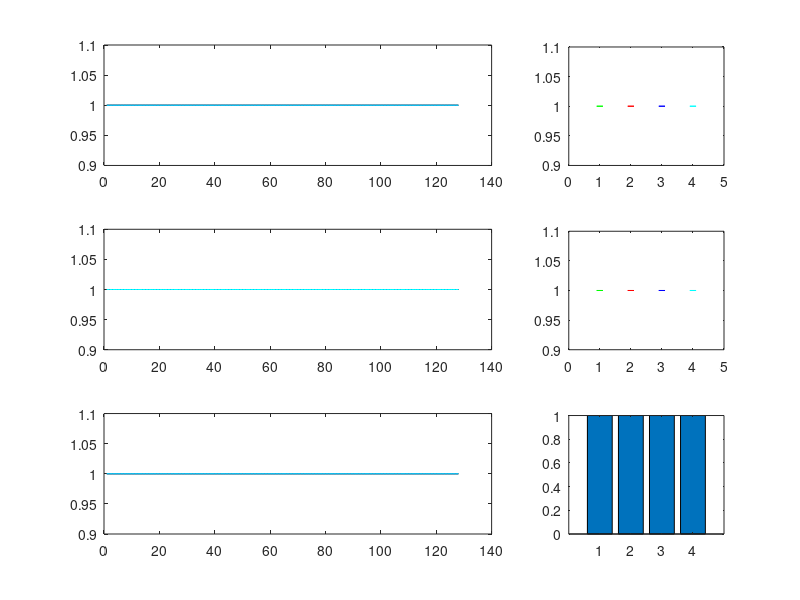

This figure's MATLAB source: (Note: this script raises an error after producing the figure.)
clear all
good_files = dir(fullfile('good','*.mat'));
bad_files = dir(fullfile('bad','*.mat'));
flat_files = dir(fullfile('flat','*.mat'));
rand_files = dir(fullfile('rand','*.mat'));

runs = 10;
steps = 128;


min_good_reward = 999; 
max_good_reward = 0; 
min_good_survival = 999;
max_good_survival = 0; 
min_good_FE = 0;   
max_good_FE = -999;
good_rewards = ones(runs, steps);
good_survivals = ones(runs, steps);
good_FE = ones(runs, steps);

min_flat_reward = 999;
max_flat_reward = 0;
min_flat_survival = 999;
max_flat_survival = 0;
min_flat_FE = 0;
max_flat_FE = -999;
flat_rewards = ones(runs, steps);
flat_survivals = ones(runs, steps);
flat_FE = ones(runs, steps);

min_bad_reward = 999;
max_bad_reward = 0;
min_bad_survival = 999;
max_bad_survival = 0;
min_bad_FE = 0;
max_bad_FE = -999;
bad_rewards = ones(runs, steps);
bad_survivals = ones(runs, steps);
bad_FE = ones(runs, steps);

min_rand_reward = 999;
max_rand_reward = 0;
min_rand_survival = 999;
max_rand_survival = 0;
min_rand_FE = 0;
max_rand_FE = -999;
rand_rewards = ones(runs, steps);
rand_survivals = ones(runs, steps);
rand_FE = ones(runs, steps);


for file = good_files'
   
    MDP = load(fullfile('good',file.name));
    
    delim = strsplit(file.name, '_');
    run = str2num(delim{1});
    i = delim{2};
    i = strsplit(i, '.');
    i = str2num(i{1});
    
    reward = MDP.reward;
    good_rewards(run, i) = reward;    

    survival = MDP.survival;
    good_survivals(run, i) = survival;
    
    FE = MDP.Full_Model_FE{end};
    good_FE(run, i) = FE;
        
end


for file = bad_files'
   
    MDP = load(fullfile('bad',file.name));
    
    delim = strsplit(file.name, '_');
    run = str2num(delim{1});
    i = delim{2};
    i = strsplit(i, '.');
    i = str2num(i{1});

    reward = MDP.reward;
    bad_rewards(run, i) = reward;
    
    survival = MDP.survival;
    bad_survivals(run, i) = survival;
 
    FE = MDP.Full_Model_FE{end};
    bad_FE(run, i) = FE;

        
end

for file = flat_files'
   
    MDP = load(fullfile('flat',file.name));
    delim = strsplit(file.name, '_');
    run = str2num(delim{1});
    i = delim{2};
    i = strsplit(i, '.');
    i = str2num(i{1});
    
    reward = MDP.reward;
    flat_rewards(run, i) = reward;

    survival = MDP.survival;
    flat_survivals(run, i) = survival;

    FE = MDP.Full_Model_FE{end};
    flat_FE(run, i) = FE;
end

for file = rand_files'
   
    MDP = load(fullfile('rand',file.name));
    
    delim = strsplit(file.name, '_');
    run = str2num(delim{1});
    i = delim{2};
    i = strsplit(i, '.');
    i = str2num(i{1});
    
    reward = MDP.reward;
    rand_rewards(run, i) = reward;

    survival = MDP.survival;
    rand_survivals(run, i) = survival;

    FE = MDP.Full_Model_FE{end};
    rand_FE(run, i) = FE;
    
end


mean_rews = ones(1,4);
err_rews = ones(1,4);
%for i = 1:length(good_rewards)   

% for i = runs  
%    mean_rews(1,1) = mean(good_rewards(:,i));
%    err_rews(1,1)  = std(good_rewards(:, i));
%    mean_rews(1,2) = mean(bad_rewards(:,i));
%    err_rews(1,2)  = std(bad_rewards(:, i));
%    mean_rews(1,3) = mean(flat_rewards(:,i));
%    err_rews(1,3)  = std(flat_rewards(:, i));
%    mean_rews(1,4) = mean(rand_rewards(:,i));
%    err_rews(1,4)  = std(rand_rewards(:, i));
%    
% end

hold on
subplot(3,3,[1 2]);
m_ = ones(length(good_rewards),1);
for ind = 1:steps
    m_good(ind) = mean(good_rewards(:,ind));
    m_bad(ind)  = mean(bad_rewards(:,ind));
    m_flat(ind) = mean(flat_rewards(:,ind));
    m_rand(ind) = mean(rand_rewards(:,ind));
    
    std_good(ind) = std(good_rewards(:,ind));
    std_bad(ind)  = std(bad_rewards(:,ind));
    std_flat(ind) = std(flat_rewards(:,ind));
    std_rand(ind) = std(rand_rewards(:,ind));
end

%errorbar(1:length(m_), m_, stderr, 'g');hold on;
plot(m_good, 'g');hold on;
plot(m_bad,  'r');hold on;
plot(m_flat, 'b');hold on;
plot(m_rand, 'c');hold on;
subplot(3,3,3);
errorbar(1, m_good(end), std_good(end), 'g');hold on;
errorbar(2, m_bad(end), std_bad(end), 'r');hold on;
errorbar(3, m_flat(end), std_flat(end), 'b');hold on;
errorbar(4, m_rand(end), std_rand(end), 'c');hold on;


hold on
subplot(3,3,[4 5]);
m_ = ones(length(good_survivals),1);
for ind = 1:steps
    m_good(ind) = mean(good_survivals(:,ind));
    m_bad(ind)  = mean(bad_survivals(:,ind));
    m_flat(ind) = mean(flat_survivals(:,ind));
    m_rand(ind) = mean(rand_survivals(:,ind));
    
    std_good(ind) = std(good_survivals(:,ind));
    std_bad(ind)  = std(bad_survivals(:,ind));
    std_flat(ind) = std(flat_survivals(:,ind));
    std_rand(ind) = std(rand_survivals(:,ind));
end

%errorbar(1:length(m_), m_, stderr, 'g');hold on;
plot(m_good, 'g');hold on;
plot(m_bad,  'r');hold on;
plot(m_flat, 'b');hold on;
plot(m_rand, 'c');hold on;
subplot(3,3,6);
errorbar(1, m_good(end), std_good(end), 'g');hold on;
errorbar(2, m_bad(end), std_bad(end), 'r');hold on;
errorbar(3, m_flat(end), std_flat(end), 'b');hold on;
errorbar(4, m_rand(end), std_rand(end), 'c');hold on;


hold on
subplot(3,3,[7 8]);
m_ = ones(length(good_FE),1);
for ind = 1:steps
    m_good(ind) = mean(good_FE(:,ind));
    m_bad(ind)  = mean(bad_FE(:,ind));
    m_flat(ind) = mean(flat_FE(:,ind));
    m_rand(ind) = mean(rand_FE(:,ind));
    
    std_good(ind) = std(good_FE(:,ind));
    std_bad(ind)  = std(bad_FE(:,ind));
    std_flat(ind) = std(flat_FE(:,ind));
    std_rand(ind) = std(rand_FE(:,ind));
end

%errorbar(1:length(m_), m_, stderr, 'g');hold on;
plot(m_good, 'g');hold on;
plot(m_bad,  'r');hold on;
plot(m_flat, 'b');hold on;
plot(m_rand, 'c');hold on;
subplot(3,3,9);
% errorbar(1, m_good(end), std_good(end), 'g');hold on;
% errorbar(2, m_bad(end), std_bad(end), 'r');hold on;
% errorbar(3, m_flat(end), std_flat(end), 'b');hold on;
% errorbar(4, m_rand(end), std_rand(end), 'c');hold on;

lme(:,1) = good_FE(:,end);
lme(:,2) = bad_FE(:,end);
lme(:,3) = flat_FE(:,end);
lme(:,4) = rand_FE(:,end);

bar(mean(lme));

plot_B(steps)

% 
% m_ = ones(length(bad_rewards),1);
% for ind = 1:length(bad_rewards)
%     m_(ind) = mean(bad_rewards(:,ind));
%     stderr(ind) = std(bad_rewards(:,ind));
% end
% 
% errorbar(1:length(m_), m_, stderr, 'r');hold on;
% plot(bad_rewards(1,:),  'r');hold on;
% 
% for ind = 1:length(rand_rewards)
%     m_(ind) = mean(rand_rewards(:,ind));
%     stderr(ind) = std(rand_rewards(:,ind));   
% end
% %errorbar(1:length(m_), m_, stderr, 'b');hold on;
% plot(rand_rewards(1,:), 'b');hold on;
% 
% 
% for ind = 1:length(flat_rewards)
%     m_(ind) = mean(flat_rewards(:,ind));
%     stderr(ind) = std(flat_rewards(:,ind));
% end
% %errorbar(1:length(m_), m_, stderr, 'c');hold on;
% plot(flat_rewards(1,:), 'c');hold on;
% 
% subplot(3,3,3);
% errorbar(1, mean_rews(1), err_rews(1));hold on;
% errorbar(2, mean_rews(2), err_rews(2));hold on;
% errorbar(3, mean_rews(3), err_rews(3));hold on;
% errorbar(4, mean_rews(4), err_rews(4));hold on;
% 
% 
% 
% 
% 
% 
% 
% mean_survivals = ones(1,4);
% err_survivals = ones(1,4);
% %for i = 1:length(good_rewards)   
% for i = 120   
%    mean_survivals(1,1) = mean(good_survivals(:,i));
%    err_survivals(1,1)  = std(good_survivals(:, i));
%    mean_survivals(1,2) = mean(bad_survivals(:,i));
%    err_survivals(1,2)  = std(bad_survivals(:, i));
%    mean_survivals(1,3) = mean(flat_survivals(:,i));
%    err_survivals(1,3)  = std(flat_survivals(:, i));
%    mean_survivals(1,4) = mean(rand_survivals(:,i));
%    err_survivals(1,4)  = std(rand_survivals(:, i));
%    
% end
% 
% hold on
% subplot(3,3,[4 5 ]);
% 
% for ind = 1:length(good_survivals)
%     m_(ind) = mean(good_survivals(:,ind));
%     stderr(ind) = std(good_survivals(:,ind));
% end
% 
% %errorbar(1:length(m_), m_, stderr, 'g');hold on;
% plot(good_survivals(1,:), 'g');hold on;
% 
% 
% for ind = 1:length(bad_survivals)
%     m_(ind) = mean(bad_survivals(:,ind));
%     stderr(ind) = std(bad_survivals(:,ind));
% end
% 
% %errorbar(1:length(m_), m_, stderr, 'r');hold on;
% plot(bad_survivals(1,:),  'r');hold on;
% 
% for ind = 1:length(rand_survivals)
%     m_(ind) = mean(rand_survivals(:,ind));
%     stderr(ind) = std(rand_survivals(:,ind));   
% end
% %errorbar(1:length(m_), m_, stderr, 'b');hold on;
% plot(rand_survivals(1,:), 'b');hold on;
% 
% 
% for ind = 1:length(flat_survivals)
%     m_(ind) = mean(flat_survivals(:,ind));
%     stderr(ind) = std(flat_survivals(:,ind));
% end
% %errorbar(1:length(m_), m_, stderr, 'c');hold on;
% plot(flat_survivals(1,:), 'c');hold on;
% 
% subplot(3,3,6);
% errorbar(1, mean_survivals(1), err_survivals(1));hold on;
% errorbar(2, mean_survivals(2), err_survivals(2));hold on;
% errorbar(3, mean_survivals(3), err_survivals(3));hold on;
% errorbar(4, mean_survivals(4), err_survivals(4));hold on;
% 
% 
% 
% 
% hold on
% subplot(3,3,[7 8]);
% 
% for ind = 1:length(good_FE)
%     m_(ind) = mean(good_FE(:,ind));
%     stderr(ind) = std(good_FE(:,ind));
% end
% 
% %errorbar(1:length(m_), m_, stderr, 'g');hold on;
% plot(good_FE(1,:), 'g');hold on;
% 
% 
% for ind = 1:length(bad_FE)
%     m_(ind) = mean(bad_FE(:,ind));
%     stderr(ind) = std(bad_FE(:,ind));
% end
% 
% %errorbar(1:length(m_), m_, stderr, 'r');hold on;
% plot(bad_FE(1,:),  'r');hold on;
% 
% for ind = 1:length(rand_FE)
%     m_(ind) = mean(rand_FE(:,ind));
%     stderr(ind) = std(rand_FE(:,ind));   
% end
% %errorbar(1:length(m_), m_, stderr, 'b');hold on;
% plot(rand_FE(1,:), 'b');hold on;
% 
% 
% for ind = 1:length(flat_survivals)
%     m_(ind) = mean(flat_survivals(:,ind));
%     stderr(ind) = std(flat_survivals(:,ind));
% end
% %errorbar(1:length(m_), m_, stderr, 'c');hold on;
% plot(flat_survivals(1,:), 'c');hold on;
% 
% 
% subplot(3,3,9);
% good_FE
% lme(:,1) = mean(good_FE(:,i));
% lme(:,2) = mean(bad_FE(:,i));
% lme(:,3) = mean(flat_FE(:,i));
% lme(:,4) = mean(rand_FE(:,i));
% 
% [alpha, exp_r, xp, pxp, bor] = spm_BMS(lme, 1e6, false, 0, 0, [1 1 1 1]);
% 
% bar(lme);
% 
% plot_B(i);
% %group = [ones(size(good_rewards))'; 2 * ones(size(bad_rewards))'; 3 * ones(size(flat_rewards))'];
% %hold on
% %subplot(1,3,1);boxplot([good_rewards; bad_rewards; flat_rewards], group)% 'Notch', 'on');% 'Labels', {'good', 'bad', 'flat'});
% %subplot(1,3,2);boxplot([good_survival bad_survival flat_survival]);
% %subplot(1,3,3);boxplot([good_FE bad_FE flat_FE]);
% 
